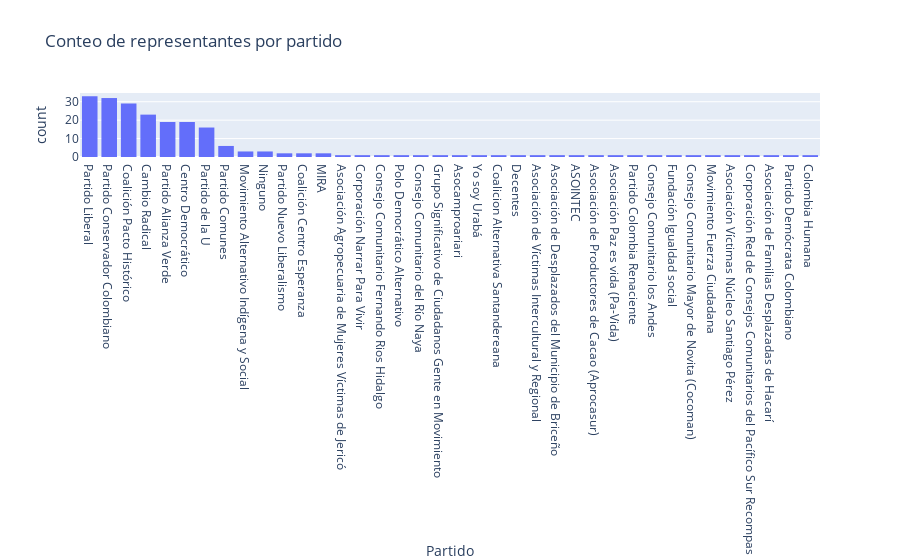

Here is the notebook cell this chart was saved with:
### Markdown cell above
# grafico de barras para partido

### Code cell
# Calcular el orden basado en frecuencias
frecuencias = data_represntantes['Partido'].value_counts().index.tolist()

# Crear el gráfico con el orden automático
fig = px.histogram(
    data_represntantes, 
    x='Partido', 
    title='Conteo de representantes por partido',
    category_orders={"Partido": frecuencias}
)

fig.write_html("../output/histograma_partidos_politicos_plotly.html")
fig.show()

### Figure 1 — Plotly figure (JSON) as saved in the notebook; plotly's stock layout.template omitted (floating-point values rounded to 4 significant figures; data arrays with more than 128 entries replaced by an {"elided": "..."} marker saying what was removed)
{"data": [{"alignmentgroup": "True", "bingroup": "x", "hovertemplate": "Partido=%{x}<br>count=%{y}<extra></extra>", "legendgroup": "", "marker": {"color": "#636efa", "pattern": {"shape": ""}}, "name": "", "offsetgroup": "", "orientation": "v", "showlegend": false, "type": "histogram", "x": {"elided": "214 str values"}, "xaxis": "x", "yaxis": "y"}], "layout": {"barmode": "relative", "legend": {"tracegroupgap": 0}, "title": {"text": "Conteo de representantes por partido"}, "xaxis": {"anchor": "y", "categoryarray": ["Partido Liberal", "Partido Conservador Colombiano", "Coalición Pacto Histórico", "Cambio Radical", "Partido Alianza Verde", "Centro Democrático", "Partido de la U", "Partido Comunes", "Movimiento Alternativo Indígena y Social", "Ninguno", "Partido Nuevo Liberalismo", "Coalición Centro Esperanza", "MIRA", "Asociación Agropecuaria de Mujeres Víctimas de Jericó", "Corporación Narrar Para Vivir", "Consejo Comunitario Fernando Rios Hidalgo", "Polo Democrático Alternativo", "Consejo Comunitario del Río Naya", "Grupo Significativo de Ciudadanos Gente en Movimiento", "Asocamproariari", "Yo soy Urabá", "Coalicion Alternativa Santandereana", "Decentes", "Asociación de Víctimas Intercultural y Regional", "Asociación de Desplazados del Municipio de Briceño", "ASOINTEC", "Asociación de Productores de Cacao (Aprocasur)", "Asociación Paz es vida (Pa-Vida)", "Partido Colombia Renaciente", "Consejo Comunitario los Andes", "Fundación Igualdad social", "Consejo Comunitario Mayor de Novita (Cocoman)", "Movimiento Fuerza Ciudadana", "Asociación Víctimas Núcleo Santiago Pérez", "Corporación Red de Consejos Comunitarios del Pacífico Sur Recompas", "Asociación de Familias Desplazadas de Hacarí", "Partido Demócrata Colombiano", "Colombia Humana"], "categoryorder": "array", "domain": [0, 1], "title": {"text": "Partido"}}, "yaxis": {"anchor": "x", "domain": [0, 1], "title": {"text": "count"}}}}
